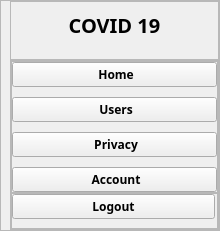
     <widget class="QWidget" name="leftMenu" native="true">
      <property name="sizePolicy">
       <sizepolicy hsizetype="Preferred" vsizetype="Expanding">
        <horstretch>0</horstretch>
        <verstretch>0</verstretch>
       </sizepolicy>
      </property>
      <property name="minimumSize">
       <size>
        <width>220</width>
        <height>0</height>
       </size>
      </property>
      <property name="maximumSize">
       <size>
        <width>220</width>
        <height>16777215</height>
       </size>
      </property>
      <layout class="QVBoxLayout" name="verticalLayout_6">
       <property name="spacing">
        <number>6</number>
       </property>
       <property name="leftMargin">
        <number>0</number>
       </property>
       <property name="topMargin">
        <number>0</number>
       </property>
       <property name="rightMargin">
        <number>0</number>
       </property>
       <property name="bottomMargin">
        <number>0</number>
       </property>
       <item>
        <widget class="QFrame" name="leftMenuFrame">
         <property name="sizePolicy">
          <sizepolicy hsizetype="Preferred" vsizetype="Expanding">
           <horstretch>0</horstretch>
           <verstretch>0</verstretch>
          </sizepolicy>
         </property>
         <property name="frameShape">
          <enum>QFrame::StyledPanel</enum>
         </property>
         <property name="frameShadow">
          <enum>QFrame::Raised</enum>
         </property>
         <layout class="QVBoxLayout" name="verticalLayout_7">
          <property name="spacing">
           <number>0</number>
          </property>
          <property name="leftMargin">
           <number>9</number>
          </property>
          <property name="topMargin">
           <number>0</number>
          </property>
          <property name="rightMargin">
           <number>0</number>
          </property>
          <property name="bottomMargin">
           <number>0</number>
          </property>
          <item>
           <widget class="QFrame" name="frame_2">
            <property name="frameShape">
             <enum>QFrame::StyledPanel</enum>
            </property>
            <property name="frameShadow">
             <enum>QFrame::Raised</enum>
            </property>
            <layout class="QHBoxLayout" name="horizontalLayout_8">
             <property name="bottomMargin">
              <number>20</number>
             </property>
             <item>
              <widget class="QLabel" name="logoLbl">
               <property name="font">
                <font>
                 <family>Noto Sans</family>
                 <pointsize>15</pointsize>
                 <weight>75</weight>
                 <bold>true</bold>
                </font>
               </property>
               <property name="text">
                <string>COVID 19</string>
               </property>
               <property name="alignment">
                <set>Qt::AlignCenter</set>
               </property>
              </widget>
             </item>
            </layout>
           </widget>
          </item>
          <item>
           <widget class="QFrame" name="frame_3">
            <property name="sizePolicy">
             <sizepolicy hsizetype="Preferred" vsizetype="Expanding">
              <horstretch>0</horstretch>
              <verstretch>0</verstretch>
             </sizepolicy>
            </property>
            <property name="frameShape">
             <enum>QFrame::StyledPanel</enum>
            </property>
            <property name="frameShadow">
             <enum>QFrame::Raised</enum>
            </property>
            <layout class="QVBoxLayout" name="verticalLayout_9">
             <property name="spacing">
              <number>0</number>
             </property>
             <property name="leftMargin">
              <number>0</number>
             </property>
             <property name="topMargin">
              <number>0</number>
             </property>
             <property name="rightMargin">
              <number>0</number>
             </property>
             <property name="bottomMargin">
              <number>0</number>
             </property>
             <item alignment="Qt::AlignTop">
              <widget class="QFrame" name="leftBtnFrame">
               <property name="sizePolicy">
                <sizepolicy hsizetype="Preferred" vsizetype="Expanding">
                 <horstretch>0</horstretch>
                 <verstretch>0</verstretch>
                </sizepolicy>
               </property>
               <property name="frameShape">
                <enum>QFrame::StyledPanel</enum>
               </property>
               <property name="frameShadow">
                <enum>QFrame::Raised</enum>
               </property>
               <layout class="QVBoxLayout" name="verticalLayout_8">
                <property name="spacing">
                 <number>10</number>
                </property>
                <property name="leftMargin">
                 <number>0</number>
                </property>
                <property name="topMargin">
                 <number>0</number>
                </property>
                <property name="rightMargin">
                 <number>0</number>
                </property>
                <property name="bottomMargin">
                 <number>0</number>
                </property>
                <item>
                 <widget class="QPushButton" name="homeBtn">
                  <property name="font">
                   <font>
                    <family>Noto Sans</family>
                    <weight>75</weight>
                    <bold>true</bold>
                   </font>
                  </property>
                  <property name="cursor">
                   <cursorShape>PointingHandCursor</cursorShape>
                  </property>
                  <property name="text">
                   <string> Home</string>
                  </property>
                  <property name="icon">
                   <iconset resource="../resource.qrc">
                    <normaloff>:/icons/icons/others/home-removebg-preview.png</normaloff>:/icons/icons/others/home-removebg-preview.png</iconset>
                  </property>
                  <property name="iconSize">
                   <size>
                    <width>50</width>
                    <height>50</height>
                   </size>
                  </property>
                 </widget>
                </item>
                <item>
                 <widget class="QPushButton" name="usersBtn">
                  <property name="font">
                   <font>
                    <family>Noto Sans</family>
                    <weight>75</weight>
                    <bold>true</bold>
                   </font>
                  </property>
                  <property name="cursor">
                   <cursorShape>PointingHandCursor</cursorShape>
                  </property>
                  <property name="text">
                   <string> Users</string>
                  </property>
                  <property name="icon">
                   <iconset resource="../resource.qrc">
                    <normaloff>:/icons/icons/others/users.png</normaloff>:/icons/icons/others/users.png</iconset>
                  </property>
                  <property name="iconSize">
                   <size>
                    <width>50</width>
                    <height>50</height>
                   </size>
                  </property>
                 </widget>
                </item>
                <item>
                 <widget class="QPushButton" name="privacyBtn">
                  <property name="font">
                   <font>
                    <family>Noto Sans</family>
                    <weight>75</weight>
                    <bold>true</bold>
                   </font>
                  </property>
                  <property name="text">
                   <string> Privacy</string>
                  </property>
                  <property name="icon">
                   <iconset resource="../resource.qrc">
                    <normaloff>:/icons/icons/others/user_lock.png</normaloff>:/icons/icons/others/user_lock.png</iconset>
                  </property>
                  <property name="iconSize">
                   <size>
                    <width>50</width>
                    <height>50</height>
                   </size>
                  </property>
                 </widget>
                </item>
                <item>
                 <widget class="QPushButton" name="accountLeftBtn">
                  <property name="font">
                   <font>
                    <family>Noto Sans</family>
                    <weight>75</weight>
                    <bold>true</bold>
                   </font>
                  </property>
                  <property name="cursor">
                   <cursorShape>PointingHandCursor</cursorShape>
                  </property>
                  <property name="text">
                   <string> Account</string>
                  </property>
                  <property name="icon">
                   <iconset resource="../resource.qrc">
                    <normaloff>:/icons/icons/others/user_edit-removebg-preview.png</normaloff>:/icons/icons/others/user_edit-removebg-preview.png</iconset>
                  </property>
                  <property name="iconSize">
                   <size>
                    <width>50</width>
                    <height>50</height>
                   </size>
                  </property>
                 </widget>
                </item>
               </layout>
              </widget>
             </item>
             <item alignment="Qt::AlignBottom">
              <widget class="QFrame" name="logoutFrame">
               <property name="frameShape">
                <enum>QFrame::StyledPanel</enum>
               </property>
               <property name="frameShadow">
                <enum>QFrame::Raised</enum>
               </property>
               <layout class="QVBoxLayout" name="verticalLayout_10">
                <property name="spacing">
                 <number>10</number>
                </property>
                <property name="leftMargin">
                 <number>0</number>
                </property>
                <property name="topMargin">
                 <number>0</number>
                </property>
                <property name="rightMargin">
                 <number>2</number>
                </property>
                <property name="bottomMargin">
                 <number>9</number>
                </property>
                <item>
                 <widget class="QPushButton" name="logoutBtn">
                  <property name="font">
                   <font>
                    <family>Noto Sans</family>
                    <weight>75</weight>
                    <bold>true</bold>
                   </font>
                  </property>
                  <property name="cursor">
                   <cursorShape>PointingHandCursor</cursorShape>
                  </property>
                  <property name="text">
                   <string>Logout</string>
                  </property>
                  <property name="icon">
                   <iconset resource="../resource.qrc">
                    <normaloff>:/icons/icons/others/exit-removebg-preview.png</normaloff>:/icons/icons/others/exit-removebg-preview.png</iconset>
                  </property>
                  <property name="iconSize">
                   <size>
                    <width>50</width>
                    <height>50</height>
                   </size>
                  </property>
                  <property name="checkable">
                   <bool>false</bool>
                  </property>
                  <property name="checked">
                   <bool>false</bool>
                  </property>
                 </widget>
                </item>
               </layout>
              </widget>
             </item>
            </layout>
           </widget>
          </item>
         </layout>
        </widget>
       </item>
      </layout>
     </widget>
